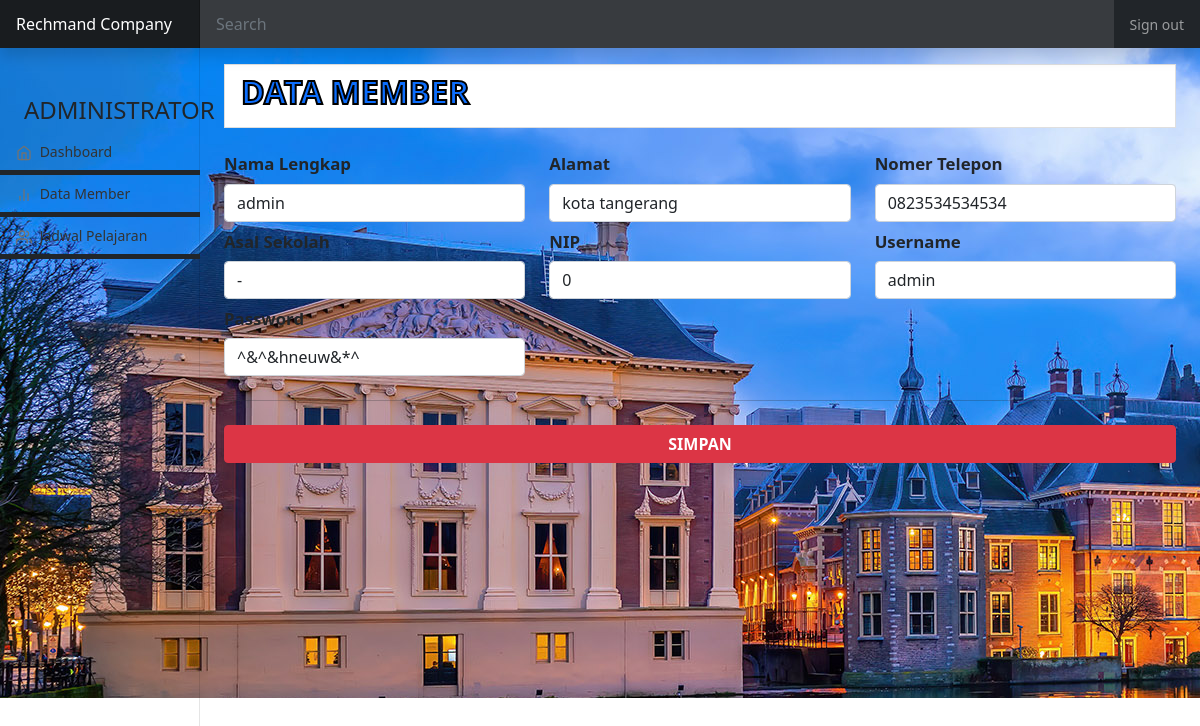
The page /?mi=data_user_edit&id=23 (signed in) on the database its author committed.
### tables this page shows
CREATE TABLE `user` (
  `id` int(11) NOT NULL,
  `lv` int(6) NOT NULL,
  `us` varchar(30) NOT NULL,
  `pw` varchar(30) NOT NULL,
  `nama` varchar(99) NOT NULL,
  `alamat` varchar(200) NOT NULL,
  `ass` varchar(99) NOT NULL,
  `nom` varchar(20) NOT NULL,
  `nip` int(20) NOT NULL,
  `hari` varchar(20) NOT NULL,
  `tingkat` varchar(11) NOT NULL
);

### data_user_edit.php (the view, shortened to what this page needs)
<?php
$level = $_SESSION['lv'];
?>
<main class="col-md-9 ms-sm-auto col-lg-10 px-md-4" style="height: 650px;">
    <section id="data" class="py-3">
        <div class="list-group-item mb-3">
            <h2 class="list-inline-item text-primary fw-bold text-uppercase" style="-webkit-text-stroke: 2px rgb(0, 0, 0);">Data Member</h2>
        </div>
        <div class="row">
            <div class="col">
                <?php
                $id = $_GET['id'];
                $data = mysqli_query($conn, "SELECT * from user where id='$id'");
                while ($row_data = mysqli_fetch_array($data)) {
                ?>
                    <form method="post" class="needs-validation" novalidate style="font-size: larger;">
                        <div class="row">
                            <div class="col-md-4">
                                <label for="namal" class="form-label col-form-label fw-bold">Nama Lengkap</label>
                                <input type="text" class="form-control" id="nama" name="nama" value="<?= $row_data['nama']; ?>" placeholder="Nama Lengkp" required>
                            </div>
                            <div class="col-md-4">
                                <label for="alamat" class="form-label col-form-label fw-bold">Alamat</label>
                                <input type="text" class="form-control" id="alamat" name="alamat" value="<?= $row_data['alamat']; ?>" placeholder="Alamat" required>
                            </div>
                            <div class="col-md-4">
                                <label for="pekerjaan" class="form-label col-form-label fw-bold">Nomer Telepon</label>
                                <input type="number" class="form-control" id="nomor" name="nomor" value="<?= $row_data['nom']; ?>" placeholder="Nomor Telepon" required>
                            </div>
                        </div>
                        <div class="row">
                            <div <?php if ($level == 2) {
                                        echo "hidden";
                                    } ?> class="col-md-4">
                                <label for="pekerjaan" class="form-label col-form-label fw-bold">Asal Sekolah</label>
                                <input type="text" class="form-control" id="asal" name="asal" value="<?= $row_data['ass']; ?>" placeholder="Asal Sekolah" required>
                            </div>
                            <div <?php if ($level == 1) {
                                        echo "hidden";
                                    } ?> class="col-md-4">
                                <label for="pekerjaan" class="form-label col-form-label fw-bold">NIP</label>
                                <input type="number" class="form-control" id="nip" name="nip" value="<?= $row_data['nip']; ?>" placeholder="NIP" required>
                            </div>
                            <div class="col-md-4">
                                <label for="pekerjaan" class="form-label col-form-label fw-bold">Username</label>
                                <input type="text" class="form-control" id="us" name="us" value="<?= $row_data['us']; ?>" placeholder="Username" required>
                            </div>
                        </div>
                        <div class="row">
                            <div class="col-md-4">
                                <label for="pekerjaan" class="form-label col-form-label fw-bold">Password</label>
                                <input type="text" class="form-control" id="pw" name="pw" value="<?= $row_data['pw']; ?>" placeholder="Password" required>
                            </div>
                        </div>
                        <hr class="my-4">
                        <button class="w-100 btn btn-danger btn-md text-uppercase fw-bold" name="submit" type="submit">Simpan</button>
                    </form>
                <?php } ?>
            </div>
        </div>
    </section>
</main>

### assets/css/dashboard.css (style rules this page uses)
body { font-size: .875rem; }

### rows shown on the page
user: nama "admin", alamat "kota tangerang", nomor "0823534534534", asal "-", nip "0", us "admin", pw "^&^&hneuw&*^"

### other values the page prints
$desc "ADMINISTRATOR"
